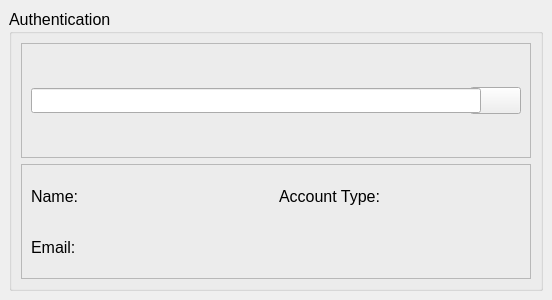
<?xml version="1.0" encoding="UTF-8"?>
<ui version="4.0">
 <class>MainWindow</class>
 <widget class="QMainWindow" name="MainWindow">
  <property name="geometry">
   <rect>
    <x>0</x>
    <y>0</y>
    <width>552</width>
    <height>300</height>
   </rect>
  </property>
  <property name="minimumSize">
   <size>
    <width>550</width>
    <height>300</height>
   </size>
  </property>
  <property name="maximumSize">
   <size>
    <width>552</width>
    <height>300</height>
   </size>
  </property>
  <property name="font">
   <font>
    <family>Ubuntu</family>
    <pointsize>12</pointsize>
   </font>
  </property>
  <property name="windowTitle">
   <string>odrive-x</string>
  </property>
  <property name="windowIcon">
   <iconset>
    <normaloff>../icon/odrive.png</normaloff>../icon/odrive.png</iconset>
  </property>
  <widget class="QWidget" name="centralwidget">
   <layout class="QVBoxLayout" name="verticalLayout">
    <item>
     <widget class="QGroupBox" name="groupBox">
      <property name="title">
       <string>Authentication</string>
      </property>
      <layout class="QVBoxLayout" name="verticalLayout_2">
       <item>
        <widget class="QFrame" name="frame_1">
         <property name="maximumSize">
          <size>
           <width>16777215</width>
           <height>200</height>
          </size>
         </property>
         <property name="frameShape">
          <enum>QFrame::StyledPanel</enum>
         </property>
         <property name="frameShadow">
          <enum>QFrame::Raised</enum>
         </property>
         <layout class="QGridLayout" name="gridLayout">
          <item row="0" column="1">
           <widget class="QPushButton" name="pushButton">
            <property name="text">
             <string/>
            </property>
            <property name="icon">
             <iconset>
              <normaloff>../icon/verified-account.png</normaloff>../icon/verified-account.png</iconset>
            </property>
            <property name="iconSize">
             <size>
              <width>20</width>
              <height>20</height>
             </size>
            </property>
           </widget>
          </item>
          <item row="0" column="0">
           <widget class="QLineEdit" name="lineEdit">
            <property name="minimumSize">
             <size>
              <width>450</width>
              <height>25</height>
             </size>
            </property>
            <property name="maximumSize">
             <size>
              <width>450</width>
              <height>25</height>
             </size>
            </property>
            <property name="maxLength">
             <number>45</number>
            </property>
            <property name="clearButtonEnabled">
             <bool>true</bool>
            </property>
           </widget>
          </item>
         </layout>
        </widget>
       </item>
       <item>
        <widget class="QFrame" name="frame">
         <property name="frameShape">
          <enum>QFrame::StyledPanel</enum>
         </property>
         <property name="frameShadow">
          <enum>QFrame::Raised</enum>
         </property>
         <layout class="QGridLayout" name="gridLayout_2">
          <item row="0" column="0">
           <widget class="QLabel" name="name">
            <property name="text">
             <string>Name:</string>
            </property>
           </widget>
          </item>
          <item row="0" column="1">
           <widget class="QLabel" name="ac">
            <property name="text">
             <string>Account Type:</string>
            </property>
           </widget>
          </item>
          <item row="1" column="0" colspan="2">
           <widget class="QLabel" name="email">
            <property name="text">
             <string>Email:</string>
            </property>
           </widget>
          </item>
         </layout>
        </widget>
       </item>
      </layout>
     </widget>
    </item>
   </layout>
  </widget>
 </widget>
 <resources/>
 <connections/>
</ui>
